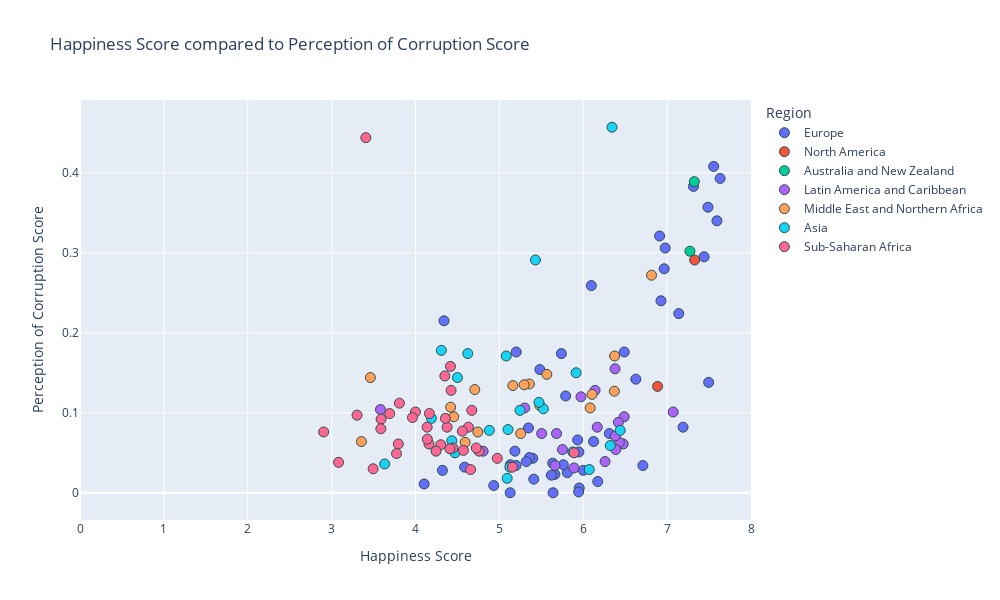

Notebook code cell kept with this figure:
### Code cell
#happiness score vs perception of corruption

#establish x and y values
x_values = merged_2018["Score"]
y_values = merged_2018["Perceptions of corruption"]

#px.scatter
fig = px.scatter(merged_2018, x_values, y_values, color="Region", hover_name="Country or region",
                range_x=[0,8], title="Happiness Score compared to Perception of Corruption Score",
                width= 1000, height =600) # use trendline="ols" to see all lin reg equations

#set axes labels
fig.update_xaxes(title_text='Happiness Score')
fig.update_yaxes(title_text='Perception of Corruption Score')


#formatting
#marker size and colors
fig.update_traces(marker=dict(size=10,
                              line=dict(width=1, 
                                        color='DarkSlateGrey')))

#linear regression
#use linregress from dependencies to inplement linear regression\
#creating mask because returning nan for this
mask = ~np.isnan(x_values) & ~np.isnan(y_values)

(slope, intercept, rvalue, pvalue, stderr) = linregress(x_values[mask], y_values[mask])
regress_values = x_values * slope + intercept

#print out all variables calculated above (rvalue, pvalue...)
print(f"slope:{round(slope, 2)}")
print(f"intercept:{round(intercept,2)}")
res = sts.linregress(x_values, y_values)
print(f"R-squared: {res.rvalue**2:.4f}")


#print out line eq for reference
line_eq = (f"y={round(slope, 2)}x + {round(intercept, 2)}")
print(line_eq)

fig.show()

### Figure 1 — Plotly figure (JSON) as saved in the notebook; plotly's stock layout.template omitted (floating-point values rounded to 4 significant figures)
{"data": [{"hovertemplate": "<b>%{hovertext}</b><br><br>Region=Europe<br>Score=%{x}<br>Perceptions of corruption=%{y}<extra></extra>", "hovertext": ["Finland", "Norway", "Denmark", "Iceland", "Switzerland", "Netherlands", "Sweden", "United Kingdom", "Austria", "Ireland", "Germany", "Belgium", "Luxembourg", "Czech Republic", "Malta", "France", "Spain", "Slovakia", "Poland", "Uzbekistan", "Italy", "Lithuania", "Slovenia", "Romania", "Latvia", "Russia", "Kazakhstan", "Cyprus", "Estonia", "Kosovo", "Moldova", "Turkmenistan", "Hungary", "Belarus", "Portugal", "Serbia", "Greece", "Montenegro", "Croatia", "Azerbaijan", "Tajikistan", "Macedonia", "Kyrgyzstan", "Bosnia and Herzegovina", "Bulgaria", "Albania", "Georgia", "Armenia", "Ukraine"], "legendgroup": "Europe", "marker": {"color": "#636efa", "line": {"color": "DarkSlateGrey", "width": 1}, "size": 10, "symbol": "circle"}, "mode": "markers", "name": "Europe", "orientation": "v", "showlegend": true, "type": "scatter", "x": [7.632, 7.594, 7.555, 7.495, 7.487, 7.441, 7.314, 7.19, 7.139, 6.977, 6.965, 6.927, 6.91, 6.711, 6.627, 6.489, 6.31, 6.173, 6.123, 6.096, 6, 5.952, 5.948, 5.945, 5.933, 5.81, 5.79, 5.762, 5.739, 5.662, 5.64, 5.636, 5.62, 5.483, 5.41, 5.398, 5.358, 5.347, 5.321, 5.201, 5.199, 5.185, 5.131, 5.129, 4.933, 4.586, 4.34, 4.321, 4.103], "xaxis": "x", "y": [0.393, 0.34, 0.408, 0.138, 0.357, 0.295, 0.383, 0.082, 0.224, 0.306, 0.28, 0.24, 0.321, 0.034, 0.142, 0.176, 0.074, 0.014, 0.064, 0.259, 0.028, 0.006, 0.051, 0.001, 0.066, 0.025, 0.121, 0.035, 0.174, 0.023, 0, 0.037, 0.022, 0.154, 0.017, 0.043, 0.044, 0.081, 0.039, 0.176, 0.034, 0.052, 0.035, 0, 0.009, 0.032, 0.215, 0.028, 0.011], "yaxis": "y"}, {"hovertemplate": "<b>%{hovertext}</b><br><br>Region=North America<br>Score=%{x}<br>Perceptions of corruption=%{y}<extra></extra>", "hovertext": ["Canada", "United States"], "legendgroup": "North America", "marker": {"color": "#EF553B", "line": {"color": "DarkSlateGrey", "width": 1}, "size": 10, "symbol": "circle"}, "mode": "markers", "name": "North America", "orientation": "v", "showlegend": true, "type": "scatter", "x": [7.328, 6.886], "xaxis": "x", "y": [0.291, 0.133], "yaxis": "y"}, {"hovertemplate": "<b>%{hovertext}</b><br><br>Region=Australia and New Zealand<br>Score=%{x}<br>Perceptions of corruption=%{y}<extra></extra>", "hovertext": ["New Zealand", "Australia"], "legendgroup": "Australia and New Zealand", "marker": {"color": "#00cc96", "line": {"color": "DarkSlateGrey", "width": 1}, "size": 10, "symbol": "circle"}, "mode": "markers", "name": "Australia and New Zealand", "orientation": "v", "showlegend": true, "type": "scatter", "x": [7.324, 7.272], "xaxis": "x", "y": [0.389, 0.302], "yaxis": "y"}, {"hovertemplate": "<b>%{hovertext}</b><br><br>Region=Latin America and Caribbean<br>Score=%{x}<br>Perceptions of corruption=%{y}<extra></extra>", "hovertext": ["Costa Rica", "Mexico", "Chile", "Panama", "Brazil", "Argentina", "Guatemala", "Uruguay", "Colombia", "El Salvador", "Nicaragua", "Ecuador", "Jamaica", "Bolivia", "Paraguay", "Peru", "Honduras", "Dominican Republic", "Venezuela", "Haiti"], "legendgroup": "Latin America and Caribbean", "marker": {"color": "#ab63fa", "line": {"color": "DarkSlateGrey", "width": 1}, "size": 10, "symbol": "circle"}, "mode": "markers", "name": "Latin America and Caribbean", "orientation": "v", "showlegend": true, "type": "scatter", "x": [7.072, 6.488, 6.476, 6.43, 6.419, 6.388, 6.382, 6.379, 6.26, 6.167, 6.141, 5.973, 5.89, 5.752, 5.681, 5.663, 5.504, 5.302, 4.806, 3.582], "xaxis": "x", "y": [0.101, 0.095, 0.061, 0.063, 0.088, 0.054, 0.071, 0.155, 0.039, 0.082, 0.128, 0.12, 0.031, 0.054, 0.074, 0.034, 0.074, 0.106, 0.052, 0.104], "yaxis": "y"}, {"hovertemplate": "<b>%{hovertext}</b><br><br>Region=Middle East and Northern Africa<br>Score=%{x}<br>Perceptions of corruption=%{y}<extra></extra>", "hovertext": ["Israel", "United Arab Emirates", "Qatar", "Saudi Arabia", "Bahrain", "Kuwait", "Libya", "Turkey", "Lebanon", "Algeria", "Morocco", "Jordan", "Palestinian Territories", "Iran", "Tunisia", "Iraq", "Egypt", "Syria", "Yemen"], "legendgroup": "Middle East and Northern Africa", "marker": {"color": "#FFA15A", "line": {"color": "DarkSlateGrey", "width": 1}, "size": 10, "symbol": "circle"}, "mode": "markers", "name": "Middle East and Northern Africa", "orientation": "v", "showlegend": true, "type": "scatter", "x": [6.814, 6.774, 6.374, 6.371, 6.105, 6.083, 5.566, 5.483, 5.358, 5.295, 5.254, 5.161, 4.743, 4.707, 4.592, 4.456, 4.419, 3.462, 3.355], "xaxis": "x", "y": [0.272, null, 0.171, 0.127, 0.123, 0.106, 0.148, 0.109, 0.136, 0.135, 0.074, 0.134, 0.076, 0.129, 0.063, 0.095, 0.107, 0.144, 0.064], "yaxis": "y"}, {"hovertemplate": "<b>%{hovertext}</b><br><br>Region=Asia<br>Score=%{x}<br>Perceptions of corruption=%{y}<extra></extra>", "hovertext": ["Taiwan", "Singapore", "Malaysia", "Thailand", "Japan", "South Korea", "Philippines", "Pakistan", "Hong Kong", "China", "Mongolia", "Vietnam", "Indonesia", "Bhutan", "Nepal", "Laos", "Bangladesh", "Sri Lanka", "Cambodia", "Myanmar", "India", "Afghanistan"], "legendgroup": "Asia", "marker": {"color": "#19d3f3", "line": {"color": "DarkSlateGrey", "width": 1}, "size": 10, "symbol": "circle"}, "mode": "markers", "name": "Asia", "orientation": "v", "showlegend": true, "type": "scatter", "x": [6.441, 6.343, 6.322, 6.072, 5.915, 5.875, 5.524, 5.472, 5.43, 5.246, 5.125, 5.103, 5.093, 5.082, 4.88, 4.623, 4.5, 4.471, 4.433, 4.308, 4.19, 3.632], "xaxis": "x", "y": [0.078, 0.457, 0.059, 0.029, 0.15, 0.051, 0.105, 0.113, 0.291, 0.103, 0.032, 0.079, 0.018, 0.171, 0.078, 0.174, 0.144, 0.05, 0.065, 0.178, 0.093, 0.036], "yaxis": "y"}, {"hovertemplate": "<b>%{hovertext}</b><br><br>Region=Sub-Saharan Africa<br>Score=%{x}<br>Perceptions of corruption=%{y}<extra></extra>", "hovertext": ["Mauritius", "Nigeria", "Cameroon", "Gabon", "South Africa", "Ivory Coast", "Ghana", "Senegal", "Sierra Leone", "Congo (Brazzaville)", "Mali", "Burkina Faso", "Mozambique", "Kenya", "Zambia", "Mauritania", "Ethiopia", "Chad", "Congo (Kinshasa)", "Niger", "Uganda", "Benin", "Sudan", "Togo", "Guinea", "Lesotho", "Angola", "Madagascar", "Zimbabwe", "Botswana", "Malawi", "Liberia", "Rwanda", "Tanzania", "Central African Republic", "Burundi"], "legendgroup": "Sub-Saharan Africa", "marker": {"color": "#FF6692", "line": {"color": "DarkSlateGrey", "width": 1}, "size": 10, "symbol": "circle"}, "mode": "markers", "name": "Sub-Saharan Africa", "orientation": "v", "showlegend": true, "type": "scatter", "x": [5.891, 5.155, 4.975, 4.758, 4.724, 4.671, 4.657, 4.631, 4.571, 4.559, 4.447, 4.424, 4.417, 4.41, 4.377, 4.356, 4.35, 4.301, 4.245, 4.166, 4.161, 4.141, 4.139, 3.999, 3.964, 3.808, 3.795, 3.774, 3.692, 3.59, 3.587, 3.495, 3.408, 3.303, 3.083, 2.905], "xaxis": "x", "y": [0.05, 0.032, 0.043, 0.052, 0.056, 0.103, 0.029, 0.082, 0.053, 0.077, 0.056, 0.128, 0.158, 0.055, 0.082, 0.093, 0.146, 0.06, 0.052, 0.099, 0.061, 0.067, 0.082, 0.101, 0.094, 0.112, 0.061, 0.049, 0.099, 0.092, 0.08, 0.03, 0.444, 0.097, 0.038, 0.076], "yaxis": "y"}], "layout": {"height": 600, "legend": {"title": {"text": "Region"}, "tracegroupgap": 0}, "title": {"text": "Happiness Score compared to Perception of Corruption Score"}, "width": 1000, "xaxis": {"anchor": "y", "domain": [0, 1], "range": [0, 8], "title": {"text": "Happiness Score"}}, "yaxis": {"anchor": "x", "domain": [0, 1], "title": {"text": "Perception of Corruption Score"}}}}
